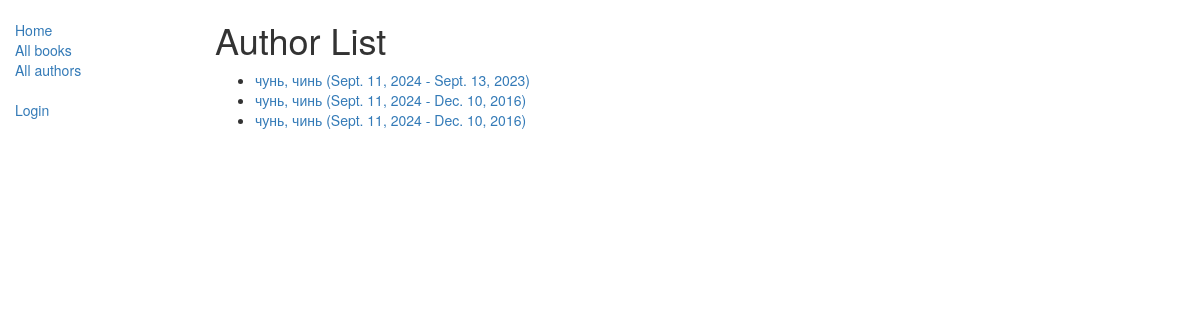
Screenshot of /catalog/authors/ with the database file from the repository.
### catalog/models.py (models this page shows, shortened)
class Author(models.Model):
    first_name = models.CharField(max_length=100)
    last_name = models.CharField(max_length=100)
    date_of_birth = models.DateField(null=True, blank=True)
    date_of_death = models.DateField('died', null=True, blank=True)
    def __str__(self):
        return '%s, %s' % (self.last_name, self.first_name)
    class Meta:
        ordering = ['last_name']

### catalog/views.py (the view, shortened to what this page needs)
# urls.py: path('authors/', views.AuthorListView.as_view(), name='authors'),
class AuthorListView(generic.ListView):
    model = Author
    paginate_by = 10

### catalog/templates/catalog/author_list.html
{% extends "base_generic.html" %}
{% block content %}
<h1>Author List</h1>
{% if author_list %}
  <ul>
  {% for author in author_list %}
    <li>
      <a>
      {{ author }} ({{author.date_of_birth}} - {% if author.date_of_death %}{{author.date_of_death}}{% endif %})
      </a>
    </li>
  {% endfor %}
 </ul>
{% else %}
  <p>There are no authors available.</p>
{% endif %}
{% endblock %}

### rows the page displays
Author: last_name+first_name "чунь, чинь", date_of_birth "Sept. 11, 2024", date_of_death "Sept. 13, 2023"
Author: last_name+first_name "чунь, чинь", date_of_birth "Sept. 11, 2024", date_of_death "Dec. 10, 2016"
Author: last_name+first_name "чунь, чинь", date_of_birth "Sept. 11, 2024", date_of_death "Dec. 10, 2016"
